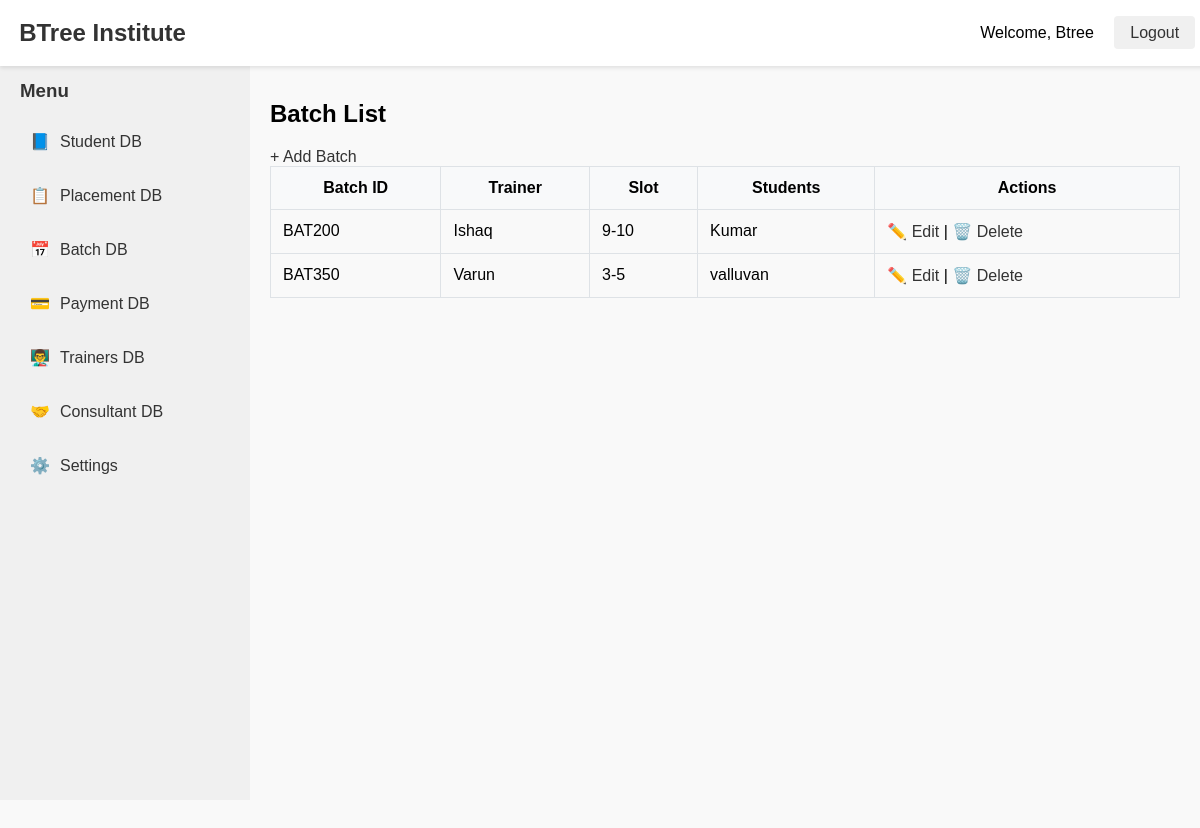
The app's page /batches/ (signed in), older data.
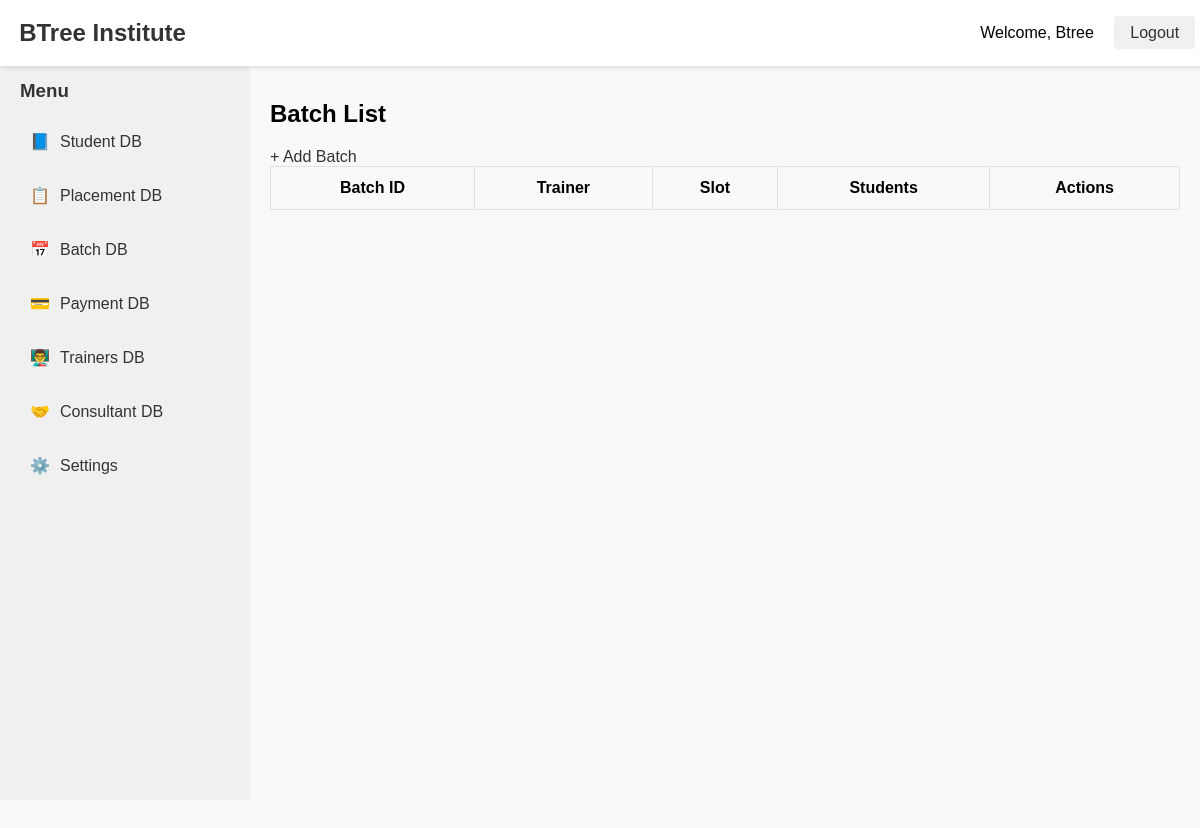
The same page, newer data.
### batchdb/models.py (models this page shows, shortened)
class Batch(models.Model):
    batch_id = models.CharField(max_length=50, unique=True, blank=True)
    trainer = models.ForeignKey(Trainer, on_delete=models.SET_NULL, null=True)
    slot_timings = models.CharField(max_length=100)
    students = models.ManyToManyField('studentsdb.Student', related_name='batches')

### trainersdb/models.py (models this page shows, shortened)
class Trainer(models.Model):
    TRAINER_TYPE_CHOICES = [
        ('FT', 'Full Time'),
        ('FL', 'Freelancer'),
    ]
    trainer_id = models.CharField(max_length=10, unique=True, blank=True)
    name = models.CharField(max_length=100)
    phone = models.CharField(max_length=15)
    email = models.EmailField()
    trainer_type = models.CharField(max_length=2, choices=TRAINER_TYPE_CHOICES)
    stack = models.CharField(max_length=200)

### studentsdb/models.py (models this page shows, shortened)
class Student(models.Model):
    MODE_CHOICES = [
        ('ON', 'Online'),
        ('OFF', 'Offline'),
    ]
    WEEK_TYPE = [
        ('WD', 'Weekday'),
        ('WE', 'Weekend'),
    ]
    EMI_CHOICES = [
        ('NONE', 'None'),
        ('2', '2 EMI'),
        ('3', '3 EMI'),
        ('4', '4 EMI'),
    ]
    student_id = models.CharField(max_length=10, unique=True, blank=True)
    name = models.CharField(max_length=100)
    phone = models.CharField(max_length=15)
    alternative_phone = models.CharField(max_length=15, null=True, blank=True)
    email = models.EmailField()
    trainer = models.ForeignKey('trainersdb.Trainer', on_delete=models.SET_NULL, null=True, blank=True)
    join_date = models.DateField(default=timezone.now)
    start_date = models.DateField(blank=True, null=True)
    tentative_end_date = models.DateField(blank=True, null=True)
    course_percentage = models.FloatField(default=0)
    pl_required = models.BooleanField(default=False)
    source_of_joining = models.ForeignKey(SourceOfJoining, on_delete=models.SET_NULL, null=True, blank=True)
    mode_of_class = models.CharField(max_length=3, choices=MODE_CHOICES)
    week_type = models.CharField(max_length=2, choices=WEEK_TYPE)
    consultant = models.ForeignKey(Consultant, on_delete=models.SET_NULL, null=True, blank=True)
    payment_account = models.ForeignKey('settingsdb.PaymentAccount', on_delete=models.SET_NULL, null=True, blank=True)
    total_fees = models.DecimalField(max_digits=10, decimal_places=2)
    gst_bill = models.BooleanField(default=False)
    amount_paid = models.DecimalField(max_digits=10, decimal_places=2)
    emi_type = models.CharField(max_length=4, choices=EMI_CHOICES, default='NONE')
    emi_1_amount = models.DecimalField(max_digits=10, decimal_places=2, blank=True, null=True)
    emi_1_date = models.DateField(blank=True, null=True)
    emi_2_amount = models.DecimalField(max_digits=10, decimal_places=2, blank=True, null=True)
    emi_2_date = models.DateField(blank=True, null=True)
    emi_3_amount = models.DecimalField(max_digits=10, decimal_places=2, blank=True, null=True)
    emi_3_date = models.DateField(blank=True, null=True)
    emi_4_amount = models.DecimalField(max_digits=10, decimal_places=2, blank=True, null=True)
    emi_4_date = models.DateField(blank=True, null=True)
    total_pending_amount = models.DecimalField(max_digits=10, decimal_places=2, default=0)

### batchdb/views.py (the view)
# urls.py: path('', batch_list, name='batch_list'),
def batch_list(request):
    batches = Batch.objects.all()
    return render(request, 'batchdb/batch_list.html', {'batches': batches})

### templates/batchdb/batch_list.html
{% extends "base.html" %}
{% block content %}
<h2>Batch List</h2>
<a href="{% url 'create_batch' %}">+ Add Batch</a>
<table border="1" cellpadding="5" cellspacing="0">
    <thead>
        <tr>
            <th>Batch ID</th>
            <th>Trainer</th>
            <th>Slot</th>
            <th>Students</th>
            <th>Actions</th>
        </tr>
    </thead>
    <tbody>
        {% for batch in batches %}
        <tr>
            <td>{{ batch.batch_id }}</td>
            <td>
                {% if batch.trainer %}
                    {{ batch.trainer.name }}
                {% else %}
                    —
                {% endif %}
            </td>
            <td>{{ batch.slot_timings }}</td>
            <td>
                {% if batch.students.all %}
                    {% for student in batch.students.all %}
                        {{ student.name }}{% if not forloop.last %}, {% endif %}
                    {% endfor %}
                {% else %}
                    No students assigned
                {% endif %}
            </td>
            <td>
                <a href="{% url 'update_batch' batch.pk %}">✏️ Edit</a> |
                <a href="{% url 'delete_batch' batch.pk %}">🗑️ Delete</a>
            </td>
        </tr>
        {% endfor %}
    </tbody>
</table>
{% endblock %}

Row changes from the older to the newer data that the page shows:
removed Batch: batch_id "BAT200", trainer.name "Ishaq", slot_timings "9-10"
removed Student: name "Kumar", shown under "BAT200"
removed Batch: batch_id "BAT350", trainer.name "Varun", slot_timings "3-5"
removed Student: name "valluvan", shown under "BAT350"
